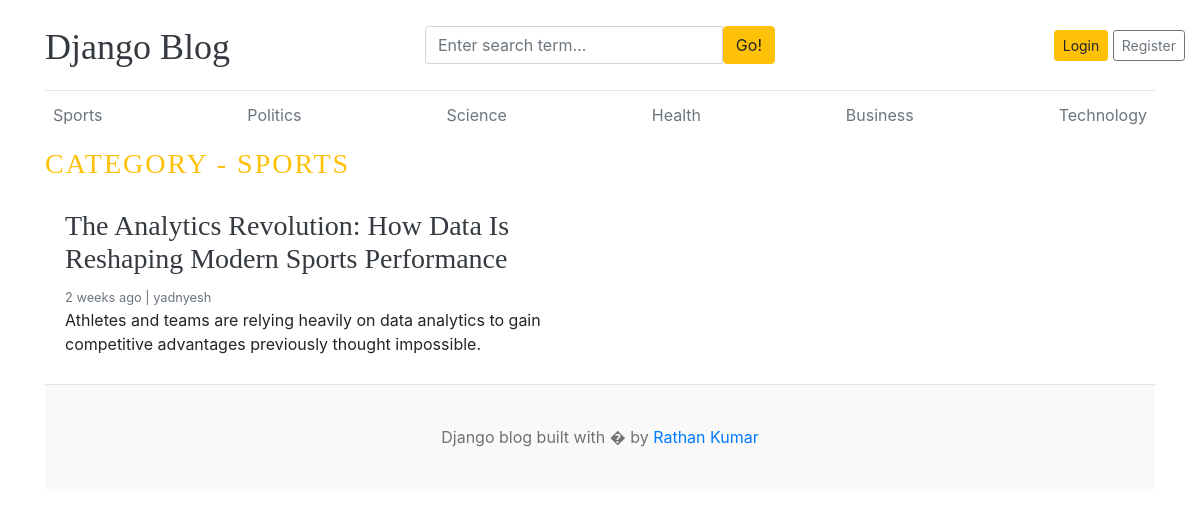
Page /category/1/ on the committed database.
### blogs/models.py (models this page shows, shortened)
class Category(models.Model):
    category_name = models.CharField(max_length=50, unique=True)
    created_at = models.DateTimeField(auto_now_add=True)
    updated_at = models.DateTimeField(auto_now=True)
    class Meta:
        verbose_name_plural = "categories"
    def __str__(self):
        return self.category_name

class Blog(models.Model):
    title = models.CharField(max_length=100)
    slug = models.SlugField(max_length=150, unique=True)
    category = models.ForeignKey(Category, on_delete=models.CASCADE)
    author = models.ForeignKey(User, on_delete=models.CASCADE)
    featured_image = models.ImageField(upload_to='uploads/%Y%m/%d')
    short_description = models.TextField(max_length=500)
    blog_body = models.TextField(max_length=2000)
    status = models.CharField(max_length=20, choices=(("Draft", "Draft"), ("Published", "Published")), default="Draft")
    is_featured = models.BooleanField(default=False)
    created_at = models.DateTimeField(auto_now_add=True)
    updated_at = models.DateTimeField(auto_now=True)

### blogs/views.py (the view)
# urls.py: path('<int:category_id>/', views.posts_by_category, name='posts_by_category'),
def posts_by_category(request, category_id):
    posts = Blog.objects.filter(status="Published", category=category_id).order_by('updated_at')
    category = get_object_or_404(Category, pk=category_id)
    context = {
        'posts': posts,
        'category': category,
    }
    return render(request, 'posts_by_category.html', context)

### blogs/context_processors.py (called while the page is built)
def get_categories(request):
    categories = Category.objects.all()
    return dict(categories=categories)

def get_social_links(request):
    social_links = SocialLink.objects.all()
    return dict(social_links=social_links)

### templates/posts_by_category.html
{% extends 'base.html' %}
{% block content %}
<h3 class="text-uppercase text-warning" style="letter-spacing: 2px;">Category - {{ category }}</h3>
<div class="row mb-2">
    {% if posts %}
        {% for post in posts %}
        <div class="col-md-6">
          <div class="card border-0" >
            <div class="card-body">
              <a href="{% url 'blogs' post.slug %}" class = "text-dark">
                <h3>{{post.title}}</h3>
              </a>
              <small class="mb-1 text-muted">{{post.created_at | timesince}} ago | {{post.author}}</small>
              <p class="card-text">{{post.short_description | truncatewords:20}}</p>
            </div>
          </div>
        </div>
        {% endfor %}
    {% else %}
        <p>No Posts Found!</p>
    {% endif %}
</div>
{% endblock %}

### templates/base.html (shortened to what this page needs)
{% load static %}
<!DOCTYPE html>
<html lang="en">
<head>
    <link href="https://getbootstrap.com/docs/4.0/dist/css/bootstrap.min.css" rel="stylesheet">
    <link href="{% static 'css/blog.css' %}" rel="stylesheet">
    <link rel="stylesheet" href="https://cdnjs.cloudflare.com/ajax/libs/font-awesome/4.7.0/css/font-awesome.min.css">
  </head>
<body>
    <div class="container">
      <header class="blog-header py-3">
        <div class="row flex-nowrap justify-content-between align-items-center">
          <div class="col-4 pt-1">
            <a class="blog-header-logo text-dark" href="/">Django Blog</a>
          </div>
          <div class="col-4 search-col">
            <form action="{% url 'search' %}" method="get">
              <div class="input-group">
                <input class="form-control" name="keyword" value="{{keyword}}" type="text" placeholder="Enter search term..." aria-label="Enter search term..." aria-describedby="button-search" />
                <button type="submit" class="btn btn-warning" id="button-search" type="button">Go!</button>
              </div>
            </form>
          </div>
          <div class="col-4 d-flex justify-content-end align-items-center">
            {% if not user.is_authenticated %}
            <a class="btn btn-sm btn-warning" href="{% url 'login' %}">Login</a> &nbsp;
            <a class="btn btn-sm btn-outline-secondary" href="{% url 'register' %}">Register</a>
            {% else %}
            <span class="mr-2">Hello, {{user}}</span>
            &emsp;
            <a class="btn btn-sm btn-warning" href="{% url 'dashboard' %}">Dashboard</a>
            &emsp;
            <a class="btn btn-sm btn-outline-secondary" href="{% url 'logout' %}">Logout</a>
            {% endif %}
          </div>
        </div>
      </header>
      <div class="nav-scroller py-1 mb-2">
        <nav class="nav d-flex justify-content-between">
            {% for cat in categories %}
          <a class="p-2 text-muted" href="{% url 'posts_by_category' cat.id  %}">{{cat.category_name}}</a>
          {% endfor %}
        </nav>
      </div>
{% block content %}
{% endblock %}
    <footer class="blog-footer">
        <p>Django blog built with � by <a href="#">Rathan Kumar</a></p>
    </footer>
  </body>
</html>

### blog_main/static/css/blog.css (style rules this page uses)
.blog-header { border-bottom: 1px solid #e5e5e5; }
.blog-header-logo { font-family: "Playfair Display", Georgia, "Times New Roman", serif; font-size: 2.25rem; }
h1, h2, h3, h4, h5, h6 { font-family: "Playfair Display", Georgia, "Times New Roman", serif; }
.search-col { margin-right: 30px; }
.blog-footer { padding: 2.5rem 0; color: #727272; text-align: center; background-color: #f9f9f9; border-top: .05rem solid #e5e5e5; }
.blog-footer p:last-child { margin-bottom: 0; }

### rows in the picture
Category: category_name "Sports", category_name "SPORTS"
Category: category_name "Politics"
Category: category_name "Science"
Category: category_name "Health"
Category: category_name "Business"
Category: category_name "Technology"
Blog: title "The Analytics Revolution: How Data Is Reshaping Modern Sports Performance", created_at "2 weeks", author "yadnyesh", short_description "Athletes and teams are relying heavily on data analytics to gain competitive advantages previously thought impossible."
